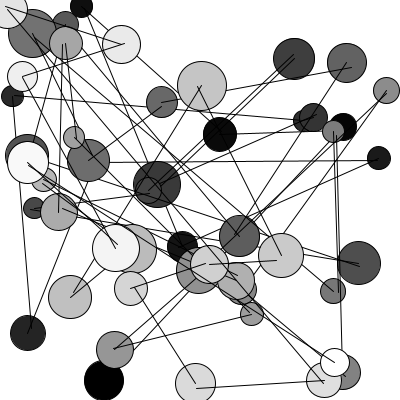
Frame 1 (no input)
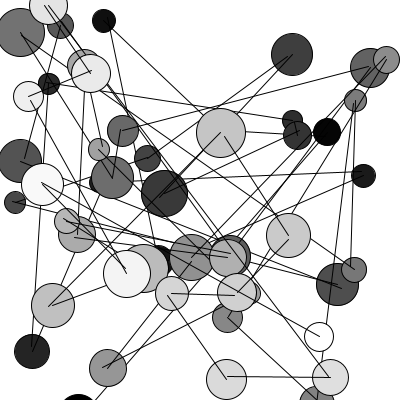
Frame 60 (the mouse pressed at the canvas centre just before this capture)
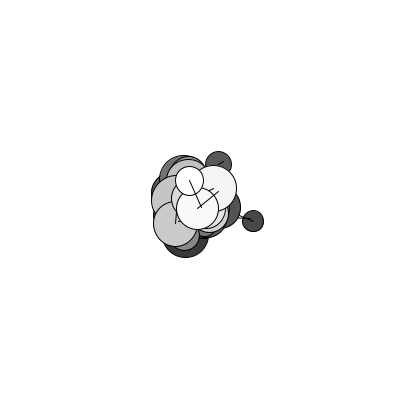
Frame 120 (the mouse held since frame 60 and released just before this capture)

The Processing sketch that drew these frames (run headless with seeded random() and noise(); from frame 60 on, the mouse is pressed at the canvas centre):

// Processing sketch: sketch_230529g_recorrer_el_array
// ── sketch_230529g_recorrer_el_array.pde
float[] x;
float[] y;
float[] tam;
int cant;
int apuntador;

void setup() {
  size(400, 400);

  cant = 50;
  x = new float[cant];
  y = new float[cant];
  tam = new float[cant];

  valoresIniciales();
}

void draw() {

  background(255);
  //mostrar un circulo para cada casillero de x,y

  //for...
  //i 0 1 2 3 ... cant-1

  //muestre una ellipse
  // x[i] , y[i] 
  /// end for

  for (int i=0; i<cant; i++) {
    fill( map( i, 0, cant-1, 0, 255) );
    ellipse (x[i], y[i], tam[i], tam[i]);
    if ( i>0 ) {
      line( x[i], y[i], x[i-1], y[i-1] );
    }

    x[i]+= random(-5, 5);
    y[i]+= random(-5, 5);
  }

  if ( mousePressed ) {
    x[apuntador] = mouseX;
    y[apuntador] = mouseY;

    apuntador++;
    if ( apuntador>=cant) {
      apuntador = 0;
    }
  }
  
}

void keyPressed() {
  valoresIniciales();
}

//declaracion de una funcion:
void valoresIniciales() {
  for ( int i=0; i<cant; i++ ) {
    tam[i] = random(20, 50);
    x[i] = random(0, width); 
    y[i] = random(0, height);
  }
}
